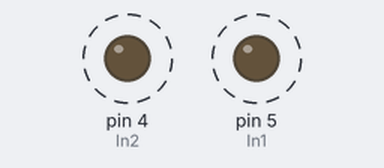
This sketch was run on a simulated Arduino Uno, built with avr-gcc and run on an emulated ATmega328P. Shown: output pins drawn as LEDs (lit = HIGH). Dashed ring = blinking.

Above: at 0.2 s.
Timing chart, 0 to 3.0 s (numbered marks = the images above):
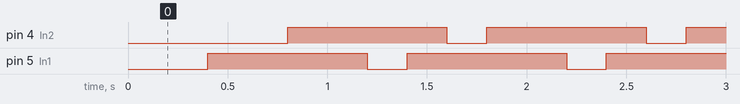

The sketch:

LedBlink.ino
```cpp
int In1 = 5;
int In2 = 4;
int val= 0;
void setup()
{
  Serial.begin(115200);
  pinMode(In1, OUTPUT);
  pinMode(In2, OUTPUT);
  //pinMode(congtac, INPUT);

}

void loop()
{

//
//  val = digitalRead(congtac);
//  Serial.println(val);
//  if (val != 0 )
//  {
//  Serial.println("Cong tac da dc bat");
//
//  digitalWrite(ledPin2, val);
//  } else
//  digitalWrite(ledPin2,val);

 //  delay(1000);


  delay(200);
  digitalWrite(In1, LOW);
  delay(200);
  digitalWrite(In1,HIGH);
  delay(200);
  digitalWrite(In2,LOW);
  delay(200);
digitalWrite(In2,HIGH);
  delay(200);


}
```

Measured:
- by itself, pin 4 (In2), pin 5 (In1): alternates HIGH for 0.80 s and LOW for 0.20 s
- by itself, everything shown: repeats every 5.0 s, in 20 steps
